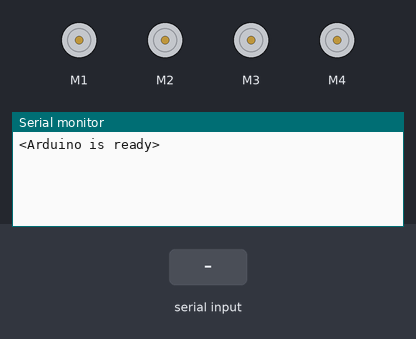
This sketch was run on a simulated Arduino Uno, built with avr-gcc and run on an emulated ATmega328P. On the bench: 4 × DC motor (green arrow = forward, orange = backward, longer = faster), the last lines printed to the serial monitor. Inputs (shaded band) come from the test bench.

Above: at 1.2 s.
1.3 s: "<1>" received over Serial
At 2.3 s:
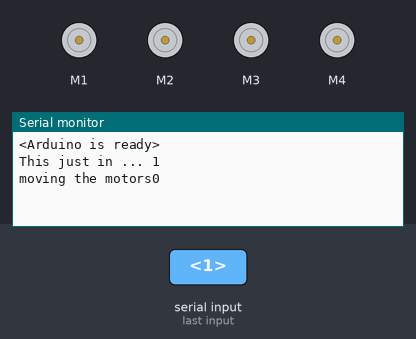
2.8 s: "<90,45>" received over Serial
At 3.7 s:
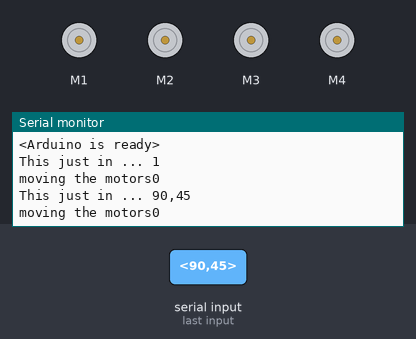

The sketch:

newApproach.ino
```cpp
#include <AFMotor.h>
#include <string.h>

AF_DCMotor m1(1); //motor on lower left
AF_DCMotor m2(2); //motor on lower right
AF_DCMotor m3(3); //motor on upper right
AF_DCMotor m4(4); //motor on upper left


//m1 and m4 left side
//m2 and m3 the right side

//character array that stores this many characters
const byte numChars = 32;
char receivedChars[numChars];

boolean newData = false;

//a 90 degree rotation entails a delay of 280 --> when passing in parameters for the move
//motors function calculate some ratio in the python code such that a turn is executed with the delay


void setup() {
    Serial.begin(9600);
    Serial.println("<Arduino is ready>");

    m1.setSpeed(255);
    m2.setSpeed(255);
    m3.setSpeed(255);
    m4.setSpeed(255);
}

void loop() {

    //the move motors is executed inside the showNewData function only when
    //there actually is newData aka there was a string like this <01100> that was long
    //enough to splice the delay from

    recvWithStartEndMarkers();
    showNewData();


}


///when the arduino is sent a string with ending and starting markers "<hello>"
//this function only gets what's between the markers
void recvWithStartEndMarkers() {
    static boolean recvInProgress = false;
    static byte ndx = 0;
    char startMarker = '<';
    char endMarker = '>';
    char rc;


    while (Serial.available() > 0 && newData == false) {
        rc = Serial.read();

        if (recvInProgress == true) {
            if (rc != endMarker) {
                receivedChars[ndx] = rc;
                ndx++;
                if (ndx >= numChars) {
                    ndx = numChars - 1;
                }
            }
            else {
                receivedChars[ndx] = '\0'; // terminate the string
                recvInProgress = false;
                ndx = 0;
                newData = true;

            }
        }

        else if (rc == startMarker) {
            recvInProgress = true;
        }
    }
}


////i want to move the motors according to a delay specified within the sent string
// for example the last three characters of <01300> correspond to a 300ms delay for the motors

//i just basiccaly splice the string again and save the delay as an int
//move the motors forward for that much delay

//***********************************all the code works but when the motor stuff i executed all the motors do is buzz

void moveMotors(){
  Serial.print("moving the motors");

  const byte totalNum = 3;

  char delayArray[totalNum];
  int delayIndex = 0;

  String receivedString(receivedChars);


  for (int index = 2; index < strlen(receivedChars); index++){
    delayArray[delayIndex] = receivedChars[index];
    delayIndex ++;
    }

  String delayAsString(delayArray);
  int receivedDelay = delayAsString.toInt();


  //all motors move forward --> car goes straight ahead
  if (receivedString[0] == '1' and receivedString[1] == '1'){
    m1.run(FORWARD);
    m2.run(FORWARD);
    m3.run(FORWARD);
    m4.run(FORWARD);

    }


  //all motors move backward
  else if (receivedString[0] == '0' and receivedString[1] == '0'){
    m1.run(BACKWARD);
    m2.run(BACKWARD);
    m3.run(BACKWARD);
    m4.run(BACKWARD);

    }

  else if (receivedString[0] == '1' and receivedString[1] == '0'){
    m1.run(FORWARD);
    m4.run(FORWARD);
    m2.run(BACKWARD);
    m3.run(BACKWARD);


    }


  else {

    m2.run(FORWARD);
    m3.run(FORWARD);
    m1.run(BACKWARD);
    m4.run(BACKWARD);


    }


  Serial.println(receivedDelay);
  delay(receivedDelay);

  m1.run(RELEASE);
  m2.run(RELEASE);
  m3.run(RELEASE);
  m4.run(RELEASE);

  }


void showNewData() {
    if (newData == true) {
        Serial.print("This just in ... ");
        Serial.println(receivedChars);

        moveMotors();
        newData = false;
    }
}
```

Measured:
- after the input at 1.3 s, the serial monitor: prints a new line at once (image 1)
- after the input at 2.8 s, the serial monitor: prints a new line at once (image 2)
